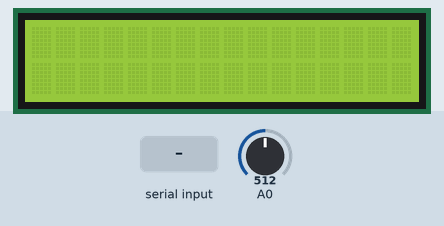
Recording of a sketch running on a simulated Arduino Uno, built with avr-gcc and run on an emulated ATmega328P. On the bench: 16×2 character LCD. Inputs (shaded band) come from the test bench; at power-on: A0 = 512.

Above: at 1.2 s.
1.3 s: byte 30 received over Serial
2.8 s: byte 90 received over Serial
At 3.7 s:
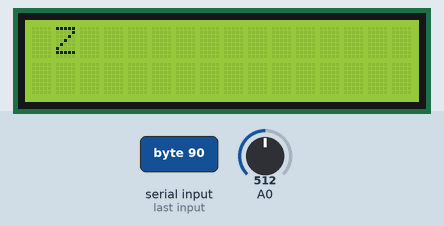
4.3 s: byte 120 received over Serial
At 4.8 s:
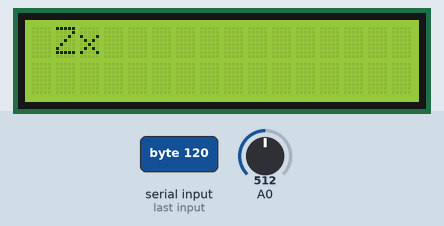
5.8 s: byte 30 received over Serial
7.3 s: byte 90 received over Serial
At 8.3 s:
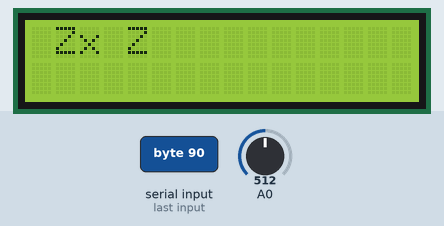
8.8 s: byte 120 received over Serial
At 9.5 s:
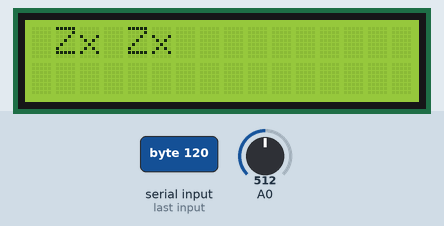
Timing chart, 0 to 11.3 s (numbered marks = the images above; inputs shaded):
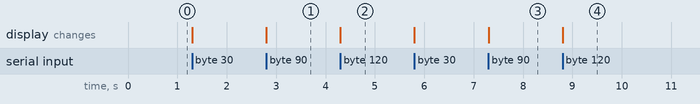

Measured:
- after the input at 2.8 s, the display: changes at once (image 1)
- after the input at 4.3 s, the display: changes at once (image 2)
- after the input at 7.3 s, the display: changes at once (image 3)
- after the input at 8.8 s, the display: changes at once (image 4)

The sketch:

sketch_may07a.ino
```cpp
#include <LiquidCrystal.h>

// select the pins used on the LCD panel
LiquidCrystal lcd(8, 9, 4, 5, 6, 7);

// define some values used by the panel and buttons
int lcd_key     = 0;
int adc_key_in  = 0;
#define btnRIGHT  0
#define btnUP     1
#define btnDOWN   2
#define btnLEFT   3
#define btnSELECT 4
#define btnNONE   5

// read the buttons
int read_LCD_buttons()
{
 adc_key_in = analogRead(0);      // read the value from the sensor
 // my buttons when read are centered at these valies: 0, 144, 329, 504, 741
 // we add approx 50 to those values and check to see if we are close
 if (adc_key_in > 1000) return btnNONE; // We make this the 1st option for speed reasons since it will be the most likely result
 if (adc_key_in < 50)   return btnRIGHT;
 if (adc_key_in < 195)  return btnUP;
 if (adc_key_in < 380)  return btnDOWN;
 if (adc_key_in < 555)  return btnLEFT;
 if (adc_key_in < 790)  return btnSELECT;
 return btnNONE;  // when all others fail, return this...
}

void setup()
{
  Serial.begin(9600);
  lcd.begin(16, 2);              // start the library
  lcd.setCursor(0,0);
}

int lcdIndex = 0;
int lcdLine = 0;

void loop()
{
 lcd_key = read_LCD_buttons();  // read the buttons

 while( Serial.available() > 0 )
 {
   char value = Serial.read();

   if ( value != -1 )
   {
     lcd.print(value);
     lcdIndex++;
     if( (lcdIndex > 16) && (lcdLine == 0) )
     {
       lcdIndex = 0;
       lcdLine++;
       moveCursor();
     }
     else if ( (lcdIndex > 16) && (lcdLine == 1))
     {
       lcdIndex = 0;
       lcdLine = 0;
       moveCursor();
     }
   }
 }
}

void moveCursor()
{
  if( lcdLine == 0)
     lcd.setCursor(1, 0);
  else
     lcd.setCursor(0,0);
}
```
